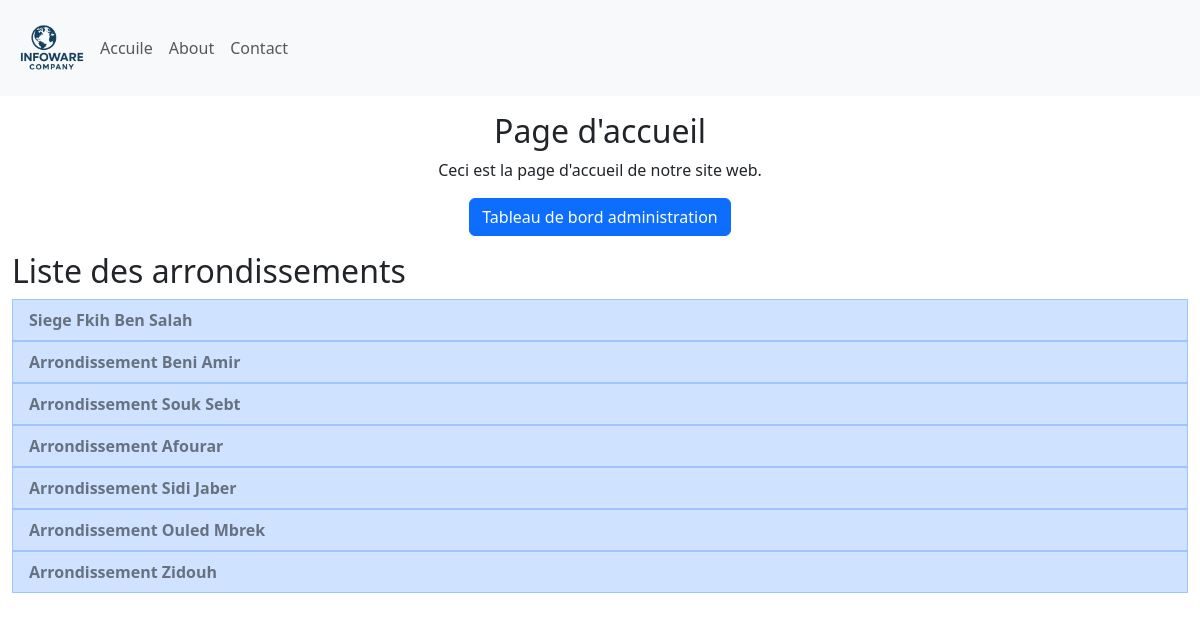
The page / on the database its author committed.
### Site/models.py (models this page shows, shortened)
class Arondissement(db.Model):
    id = db.Column(db.Integer, primary_key=True)
    arondissement = db.Column(db.String(25), unique=True, nullable=False)
    departement = db.relationship('Departement', backref='Departement', lazy=True)

### Site/main/main.py (the view, shortened to what this page needs)
@main.route('/', methods=['GET', 'POST'])
def home():
    arrondissements = Arondissement.query.all()
    user_id=None
    user=None
    Materials = []
    return render_template("index.html", arrondissements=arrondissements, user=user, Materials=Materials)

### Site/templates/index.html (shortened to what this page needs)
{% extends 'base.html' %}
{% block body %}
<div class="container-fluid">
    <div class="row" id="section-existante">
        <div class="col-12 text-center my-3">
            <h2>Page d'accueil</h2>
            <p>Ceci est la page d'accueil de notre site web.</p>
            <a href="{{ url_for('admin.admin') }}" class="btn btn-primary">Tableau de bord administration</a>
        </div>
        <div class="col-12 text-left my-3">
            <h2>Liste des arrondissements</h2>
            <div class="row list-group">
                {% for arrondissement in arrondissements %}
                <form method="GET" action="{{ url_for('main.show_departements') }}">
                    <button name="id" value="{{ arrondissement.id }}" type="submit" class="list-group-item list-group-item-action list-group-item-primary text-black-50 fw-bold">
                    {{ arrondissement.arondissement }}
                    </button>
                </form>
                {% endfor %}
            </div>
        </div>
    </div>
</div>
{% endblock %}

### Site/static/style.css (style rules this page uses)
* { margin: 0; padding: 0; box-sizing: border-box; }
:root { --primary-color: #0056b3; --secondary-color: #f8f9fa; --text-color: #333; --highlight-color: #007bff; }
body { font-family: 'Segoe UI', Tahoma, Geneva, Verdana, sans-serif; }

### rows shown on the page
Arondissement: {{ arrondissement.id }} 1 (drawn), arondissement "Siege Fkih Ben Salah"
Arondissement: {{ arrondissement.id }} 2 (drawn), arondissement "Arrondissement Beni Amir"
Arondissement: {{ arrondissement.id }} 3 (drawn), arondissement "Arrondissement Souk Sebt"
Arondissement: {{ arrondissement.id }} 4 (drawn), arondissement "Arrondissement Afourar"
Arondissement: {{ arrondissement.id }} 5 (drawn), arondissement "Arrondissement Sidi Jaber"
Arondissement: {{ arrondissement.id }} 6 (drawn), arondissement "Arrondissement Ouled Mbrek"
Arondissement: {{ arrondissement.id }} 7 (drawn), arondissement "Arrondissement Zidouh"
